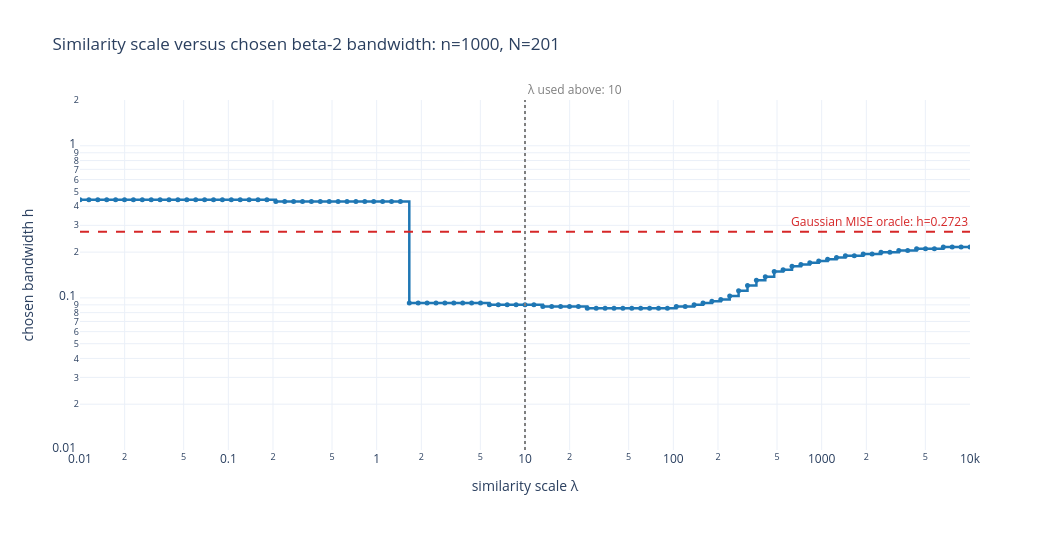

Notebook cell for this chart:
### Markdown cell above
### Similarity scale versus chosen bandwidth

For the same sample and geometric bandwidth grid, the plot below varies the similarity scale $\lambda$ in $S_{ij}=\exp(-\lambda D_{2,ij})$ and records the bandwidth at the maximum of the uncorrected Doob stationary mass. Here $\lambda$ plays the same role as `stationary_example_tau` above. The red dashed horizontal line marks the Gaussian MISE-oracle bandwidth.

### Code cell
stationary_example_lambda_values = np.geomspace(1e-2, 1e4, 101)
stationary_example_log_lambda_min = np.log10(
    stationary_example_lambda_values[0]
)
stationary_example_log_lambda_max = np.log10(
    stationary_example_lambda_values[-1]
)
stationary_example_lambda_reference_paper_x = (
    np.log10(stationary_example_tau)
    - stationary_example_log_lambda_min
) / (
    stationary_example_log_lambda_max
    - stationary_example_log_lambda_min
)
stationary_example_oracle_paper_y = (
    np.log10(stationary_example_oracle_h)
    - stationary_example_log_h_min
) / stationary_example_log_h_span

stationary_example_divergence = beta2_divergence_matrix_fft(
    samples=stationary_example_samples,
    h_grid=stationary_example_grid,
    half_width=stationary_example_half_width,
    spatial_points=stationary_example_spatial_points,
)
stationary_example_lambda_selected_indices = np.empty(
    len(stationary_example_lambda_values),
    dtype=int,
)

for index, current_lambda in enumerate(
    stationary_example_lambda_values
):
    current_similarity = np.exp(
        -current_lambda * stationary_example_divergence
    )
    np.fill_diagonal(current_similarity, 1.0)
    current_mass = doob_stationary_mass(current_similarity)
    stationary_example_lambda_selected_indices[index] = int(
        np.argmax(current_mass)
    )

stationary_example_lambda_selected_bandwidths = (
    stationary_example_grid[
        stationary_example_lambda_selected_indices
    ]
)

stationary_example_lambda_figure = go.Figure(
    go.Scatter(
        x=stationary_example_lambda_values,
        y=stationary_example_lambda_selected_bandwidths,
        customdata=stationary_example_lambda_selected_indices,
        mode="lines+markers",
        line=dict(color="#1f77b4", width=2.5, shape="hv"),
        marker=dict(size=5),
        hovertemplate=(
            "lambda (λ)=%{x:.6g}"
            "<br>chosen bandwidth h=%{y:.6g}"
            "<br>grid index=%{customdata}<extra></extra>"
        ),
    )
)
stationary_example_lambda_figure.add_vline(
    x=stationary_example_tau,
    line=dict(color="#7f7f7f", width=2, dash="dot"),
)
stationary_example_lambda_figure.add_hline(
    y=stationary_example_oracle_h,
    line=dict(color="#d62728", width=2, dash="dash"),
)
stationary_example_lambda_figure.add_annotation(
    x=stationary_example_lambda_reference_paper_x,
    y=1.0,
    xref="paper",
    yref="paper",
    text=f"λ used above: {stationary_example_tau:g}",
    showarrow=False,
    xanchor="left",
    yanchor="bottom",
    font=dict(color="#7f7f7f"),
)
stationary_example_lambda_figure.add_annotation(
    x=1.0,
    y=stationary_example_oracle_paper_y,
    xref="paper",
    yref="paper",
    text=f"Gaussian MISE oracle: h={stationary_example_oracle_h:.4g}",
    showarrow=False,
    xanchor="right",
    yanchor="bottom",
    font=dict(color="#d62728"),
)
stationary_example_lambda_figure.update_xaxes(
    title_text="similarity scale λ",
    type="log",
    range=[
        stationary_example_log_lambda_min,
        stationary_example_log_lambda_max,
    ],
)
stationary_example_lambda_figure.update_yaxes(
    title_text="chosen bandwidth h",
    type="log",
    range=[
        stationary_example_log_h_min,
        stationary_example_log_h_max,
    ],
)
stationary_example_lambda_figure.update_layout(
    title=(
        "Similarity scale versus chosen beta-2 bandwidth: "
        f"n={stationary_example_n}, N={stationary_example_N}"
    ),
    width=1050,
    height=550,
    template="plotly_white",
    showlegend=False,
    margin=dict(t=100, b=100),
)
stationary_example_lambda_figure.show()

### Figure 1 — Plotly figure (JSON) as saved in the notebook; plotly's stock layout.template omitted (floating-point values rounded to 4 significant figures)
{"data": [{"customdata": [143, 143, 143, 143, 143, 143, 143, 143, 143, 143, 143, 143, 143, 143, 143, 143, 143, 143, 143, 143, 143, 143, 142, 142, 142, 142, 142, 142, 142, 142, 142, 142, 142, 142, 142, 142, 142, 84, 84, 84, 84, 84, 84, 84, 84, 84, 83, 83, 83, 83, 83, 83, 82, 82, 82, 82, 82, 81, 81, 81, 81, 81, 81, 81, 81, 81, 81, 82, 82, 83, 84, 85, 86, 88, 91, 94, 97, 99, 102, 103, 105, 106, 107, 108, 109, 110, 111, 111, 112, 112, 113, 113, 114, 114, 115, 115, 115, 116, 116, 116, 116], "hovertemplate": "lambda (λ)=%{x:.6g}<br>chosen bandwidth h=%{y:.6g}<br>grid index=%{customdata}<extra></extra>", "line": {"color": "#1f77b4", "shape": "hv", "width": 2.5}, "marker": {"size": 5}, "mode": "lines+markers", "type": "scatter", "x": [0.01, 0.01148, 0.01318, 0.01514, 0.01738, 0.01995, 0.02291, 0.0263, 0.0302, 0.03467, 0.03981, 0.04571, 0.05248, 0.06026, 0.06918, 0.07943, 0.0912, 0.1047, 0.1202, 0.138, 0.1585, 0.182, 0.2089, 0.2399, 0.2754, 0.3162, 0.3631, 0.4169, 0.4786, 0.5495, 0.631, 0.7244, 0.8318, 0.955, 1.096, 1.259, 1.445, 1.66, 1.905, 2.188, 2.512, 2.884, 3.311, 3.802, 4.365, 5.012, 5.754, 6.607, 7.586, 8.71, 10, 11.48, 13.18, 15.14, 17.38, 19.95, 22.91, 26.3, 30.2, 34.67, 39.81, 45.71, 52.48, 60.26, 69.18, 79.43, 91.2, 104.7, 120.2, 138.0, 158.5, 182.0, 208.9, 239.9, 275.4, 316.2, 363.1, 416.9, 478.6, 549.5, 631.0, 724.4, 831.8, 955.0, 1096.0, 1259.0, 1445.0, 1660.0, 1905.0, 2188.0, 2512.0, 2884.0, 3311.0, 3802.0, 4365.0, 5012.0, 5754.0, 6607.0, 7586.0, 8710.0, 10000], "y": [0.4418, 0.4418, 0.4418, 0.4418, 0.4418, 0.4418, 0.4418, 0.4418, 0.4418, 0.4418, 0.4418, 0.4418, 0.4418, 0.4418, 0.4418, 0.4418, 0.4418, 0.4418, 0.4418, 0.4418, 0.4418, 0.4418, 0.4303, 0.4303, 0.4303, 0.4303, 0.4303, 0.4303, 0.4303, 0.4303, 0.4303, 0.4303, 0.4303, 0.4303, 0.4303, 0.4303, 0.4303, 0.09256, 0.09256, 0.09256, 0.09256, 0.09256, 0.09256, 0.09256, 0.09256, 0.09256, 0.09014, 0.09014, 0.09014, 0.09014, 0.09014, 0.09014, 0.08779, 0.08779, 0.08779, 0.08779, 0.08779, 0.08549, 0.08549, 0.08549, 0.08549, 0.08549, 0.08549, 0.08549, 0.08549, 0.08549, 0.08549, 0.08779, 0.08779, 0.09014, 0.09256, 0.09505, 0.0976, 0.1029, 0.1114, 0.1206, 0.1306, 0.1377, 0.1491, 0.1531, 0.1615, 0.1658, 0.1702, 0.1748, 0.1795, 0.1843, 0.1893, 0.1893, 0.1943, 0.1943, 0.1996, 0.1996, 0.2049, 0.2049, 0.2104, 0.2104, 0.2104, 0.2161, 0.2161, 0.2161, 0.2161]}], "layout": {"annotations": [{"font": {"color": "#7f7f7f"}, "showarrow": false, "text": "λ used above: 10", "x": 0.5, "xanchor": "left", "xref": "paper", "y": 1, "yanchor": "bottom", "yref": "paper"}, {"font": {"color": "#d62728"}, "showarrow": false, "text": "Gaussian MISE oracle: h=0.2723", "x": 1, "xanchor": "right", "xref": "paper", "y": 0.6237, "yanchor": "bottom", "yref": "paper"}], "height": 550, "margin": {"b": 100, "t": 100}, "shapes": [{"line": {"color": "#7f7f7f", "dash": "dot", "width": 2}, "type": "line", "x0": 10, "x1": 10, "xref": "x", "y0": 0, "y1": 1, "yref": "y domain"}, {"line": {"color": "#d62728", "dash": "dash", "width": 2}, "type": "line", "x0": 0, "x1": 1, "xref": "x domain", "y0": 0.2723, "y1": 0.2723, "yref": "y"}], "showlegend": false, "title": {"text": "Similarity scale versus chosen beta-2 bandwidth: n=1000, N=201"}, "width": 1050, "xaxis": {"range": [-2, 4], "title": {"text": "similarity scale λ"}, "type": "log"}, "yaxis": {"range": [-2, 0.301], "title": {"text": "chosen bandwidth h"}, "type": "log"}}}
